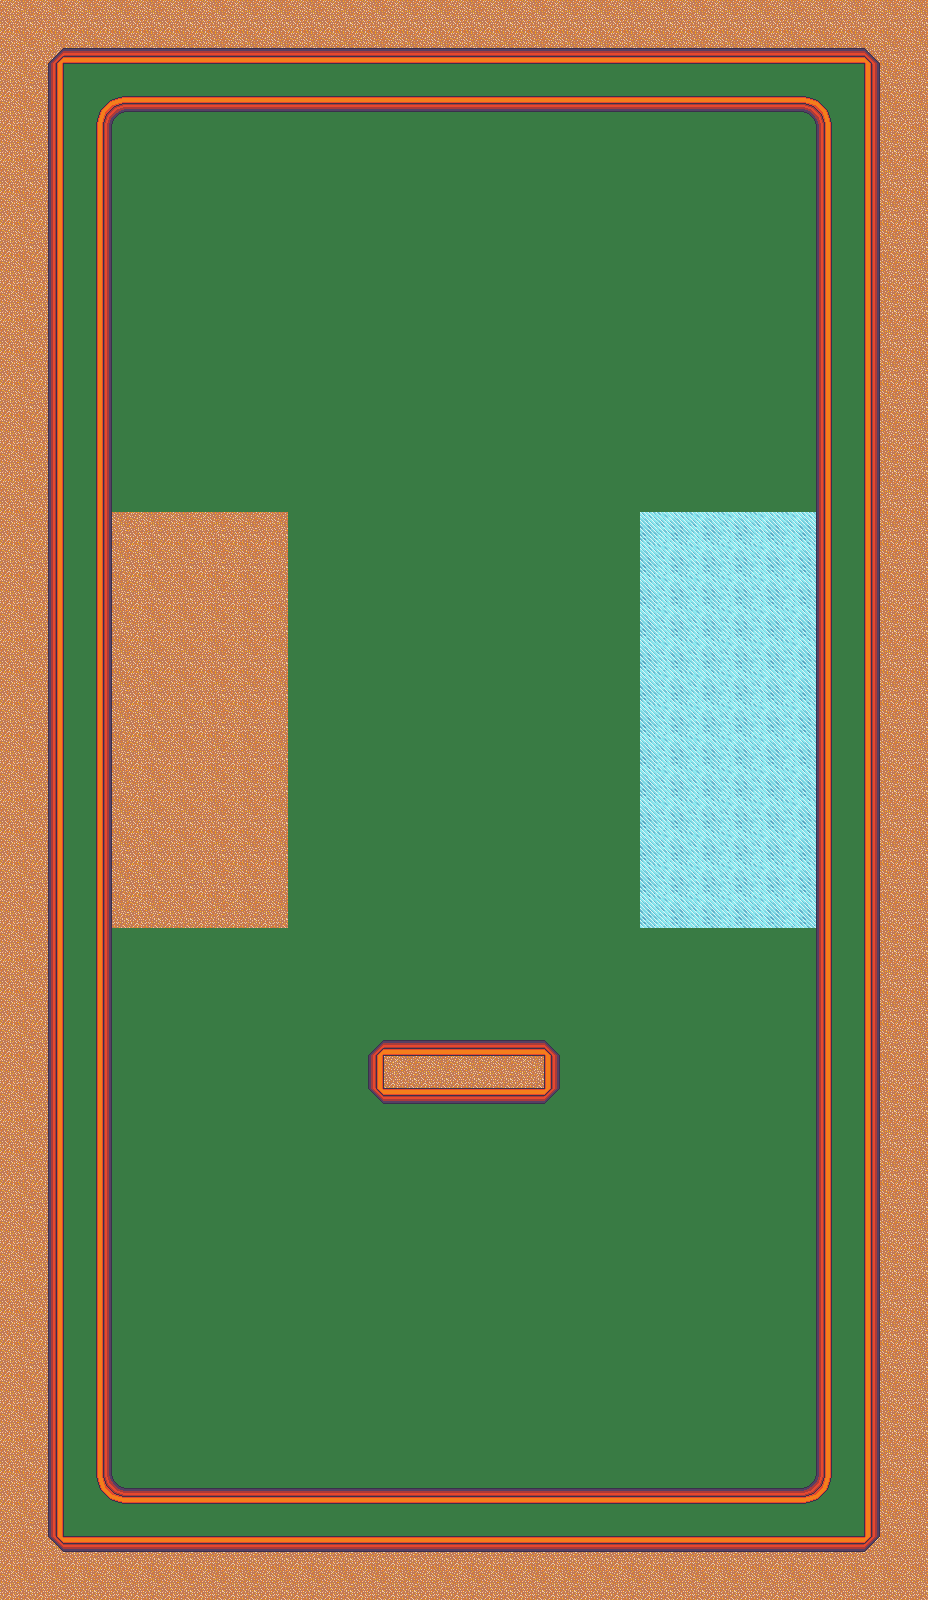

A level layout from a 2D game, rendered from its tile map. Below: a short description, then the map file with tile-grid data replaced by summaries:
An orthogonal 29x50 tile map with 32x32 px tiles, 2 tile layers (ground, walls) and 16 objects (4x bumper, 4x tank, 2x catapult, 2x turret, exterior, ...).

<map version="1.0" tiledversion="1.1.4" orientation="orthogonal" renderorder="right-down" width="29" height="50" tilewidth="32" tileheight="32" infinite="0" nextobjectid="84">
 <properties>
  <property name="name" value="What Hazards?" />
  <property name="par" type="int" value="3" />
 </properties>
 <tileset firstgid="1" source="tileset.tsx" />
 <layer name="ground" width="29" height="50">
  <data>[1450 cells, 1450 non-empty, 3 distinct tile ids]</data>
 </layer>
 <layer name="walls" width="29" height="50">
  <data>[1450 cells, 292 non-empty, 12 distinct tile ids]</data>
 </layer>
 <objectgroup name="collision">
  <object id="80" x="560" y="1088">
   <polyline points="0,0 0,-32 -16,-48 -176,-48 -192,-32 -192,0 -176,16 -16,16 0,0" />
  </object>
  <object id="83" type="exterior" x="816" y="1480">
   <polyline points="0,0 0,-1360 -8,-1368 -696,-1368 -704,-1360 -704,0 -696,8 -8,8 0,0" />
  </object>
 </objectgroup>
 <objectgroup name="objects">
  <object id="8" type="tee" gid="183" x="448" y="1440" width="32" height="32">
   <properties>
    <property name="facing" type="int" value="0" />
   </properties>
  </object>
  <object id="17" type="hole" gid="169" x="448" y="256" width="32" height="32" />
  <object id="41" type="catapult" gid="171" x="736" y="1088" width="32" height="32" />
  <object id="46" type="bumper" gid="184" x="448" y="416" width="32" height="32" />
  <object id="62" type="tank" gid="185" x="512" y="336" width="32" height="32">
   <properties>
    <property name="color" value="magenta" />
    <property name="facing" type="int" value="90" />
   </properties>
  </object>
  <object id="63" type="tank" gid="186" x="512" y="656" width="32" height="32">
   <properties>
    <property name="color" value="blue" />
    <property name="facing" type="int" value="180" />
   </properties>
  </object>
  <object id="64" type="tank" gid="188" x="384" y="496" width="32" height="32">
   <properties>
    <property name="color" value="green" />
    <property name="facing" type="int" value="270" />
   </properties>
  </object>
  <object id="65" type="tank" gid="189" x="384" y="816" width="32" height="32">
   <properties>
    <property name="color" value="brown" />
    <property name="facing" type="int" value="270" />
   </properties>
  </object>
  <object id="68" type="bumper" gid="184" x="448" y="576" width="32" height="32" />
  <object id="70" type="bumper" gid="184" x="448" y="896" width="32" height="32" />
  <object id="71" type="bumper" gid="184" x="448" y="736" width="32" height="32" />
  <object id="73" type="catapult" gid="171" x="168" y="1088" width="32" height="32" />
  <object id="81" type="turret" gid="170" x="704" y="1376" width="32" height="32">
   <properties>
    <property name="facing" type="int" value="90" />
   </properties>
  </object>
  <object id="82" type="turret" gid="170" x="192" y="1376" width="32" height="32">
   <properties>
    <property name="facing" type="int" value="270" />
   </properties>
  </object>
 </objectgroup>
</map>
